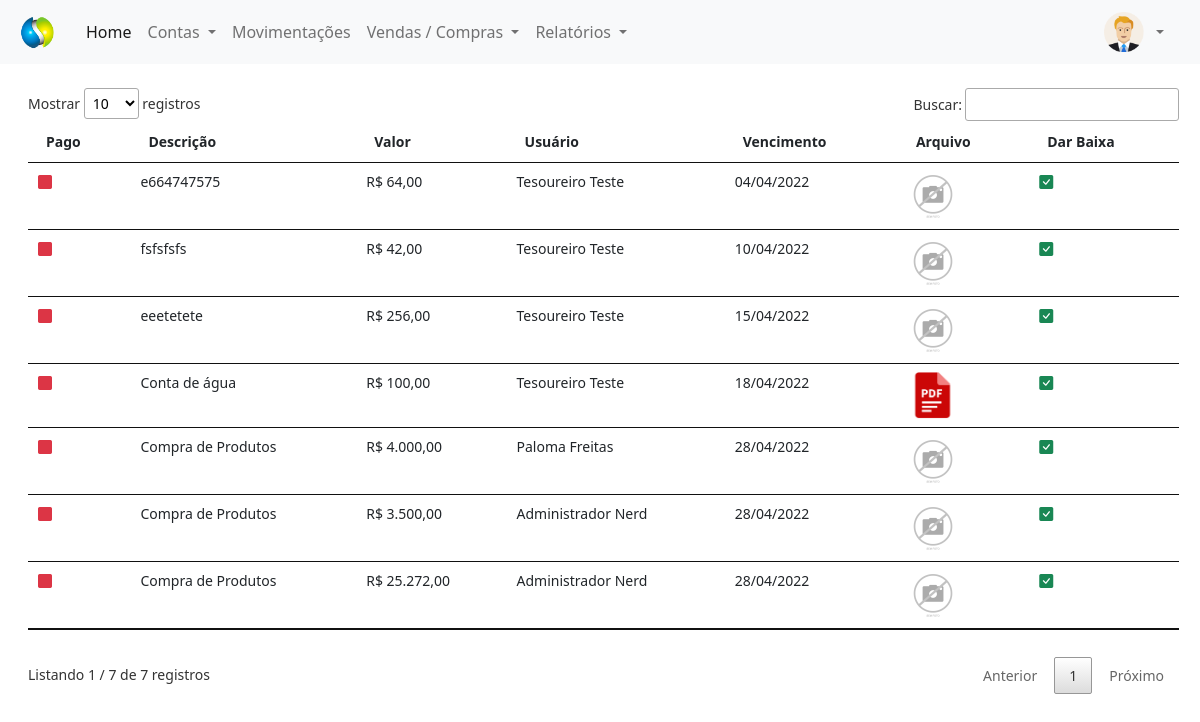
The app's page /painel-tesoureiro/index.php?pagina=contas_pagar_vencidas (signed in) with its own data.
### tables this page shows
CREATE TABLE `contas_pagar` (
  `id` int(11) NOT NULL,
  `descricao` varchar(100) NOT NULL,
  `valor` decimal(8,2) NOT NULL,
  `usuario` int(11) NOT NULL,
  `pago` varchar(5) NOT NULL,
  `data` date NOT NULL,
  `vencimento` date NOT NULL,
  `arquivo` varchar(150) DEFAULT NULL,
  `id_compra` int(11) NOT NULL
);

CREATE TABLE `usuarios` (
  `id` int(11) NOT NULL,
  `nome` varchar(80) NOT NULL,
  `email` varchar(80) NOT NULL,
  `cpf` varchar(15) NOT NULL,
  `senha` varchar(20) NOT NULL,
  `nivel` varchar(20) NOT NULL
);

### painel-tesoureiro/contas_pagar_vencidas.php (the view, shortened to what this page needs)
<?php
$pag = 'contas_pagar';
require_once('../conexao.php');
?>
<div class="mt-4" style="margin-right:25px">
    <?php
    $query = $pdo->query("SELECT * from contas_pagar where vencimento < curDate() and pago != 'Sim' order by vencimento asc");
    $res = $query->fetchAll(PDO::FETCH_ASSOC);
    $total_reg = @count($res);
    if ($total_reg > 0) {
    ?>
        <small>
            <table id="usuarios" class="table table-hover my-4" style="width:100%">
                <thead>
                    <tr>
                        <th>Pago</th>
                        <th>Descrição</th>
                        <th>Valor</th>
                        <th>Usuário</th>
                        <th>Vencimento</th>
                        <th>Arquivo</th>
                        <th>Dar Baixa</th>
                    </tr>
                </thead>
                <tbody>
                    <?php
                    for ($i = 0; $i < $total_reg; $i++) {
                        $id_usu = $res[$i]['usuario'];
                        $query2 = $pdo->query("SELECT * from usuarios where id = '$id_usu'");
                        $res2 = $query2->fetchAll(PDO::FETCH_ASSOC);
                        $nome_usu = $res2[0]['nome'];
                        $vencimento = $res[$i]['vencimento'];
                        if ($res[$i]['pago'] == 'Sim') {
                            $classe = 'text-success';
                        } else {
                            $classe = 'text-danger';
                        }
                        $extensao = strchr($res[$i]['arquivo'], '.');
                        if ($extensao == '.pdf') {
                            $arquivo_pasta = 'pdf.png';
                        } else {
                            $arquivo_pasta = $res[$i]['arquivo'];
                        }
                    ?>
                        <tr>
                            <td>
                                <i class="bi bi-square-fill <?php echo $classe; ?>"></i>
                            </td>
                            <td>
                                <?php echo $res[$i]['descricao']; ?>
                            </td>
                            <td>
                                R$ <?php echo number_format($res[$i]['valor'], 2, ',', '.'); ?>
                            </td>
                            <td><?php echo $nome_usu ?></td>
                            <td>
                                <?php echo implode('/', array_reverse(explode('-', $vencimento)));
                                ?>
                            </td>
                            <td>
                                <a href="../img/<?php echo $pag ?>/<?php echo $res[$i]['arquivo'] ?>" type="button" title="Ver Arquivo" style="text-decoration: none" target="_blank">
                                    <img src="../img/<?php echo $pag ?>/<?php echo $arquivo_pasta ?>" width="50px">
                                </a>
                            </td>
                            <td>
                                    <a href="index.php?pagina=contas_pagar_vencidas&funcao=baixar&id=<?php echo $res[$i]['id']; ?>" title="Baixar Registro">
                                        <i class="bi bi-check-square-fill text-success" style="text-decoration: none"></i>
                                    </a>
                            </td>
                        </tr>
                    <?php }
                    ?>
                </tbody>
            </table>
        </small>
    <?php } else {
        echo "Não existem dados para serem exibidos!";
    } ?>
</div>

### records on screen
contas_pagar: descricao "e664747575", valor "64,00", usuarios.nome "Tesoureiro Teste", vencimento "04/04/2022", arquivo (picture)
contas_pagar: descricao "fsfsfsfs", valor "42,00", usuarios.nome "Tesoureiro Teste", vencimento "10/04/2022", arquivo (picture)
contas_pagar: descricao "eeetetete", valor "256,00", usuarios.nome "Tesoureiro Teste", vencimento "15/04/2022", arquivo (picture)
contas_pagar: descricao "Conta de água", valor "100,00", usuarios.nome "Tesoureiro Teste", vencimento "18/04/2022", shows a picture
contas_pagar: descricao "Compra de Produtos", valor "4.000,00", usuarios.nome "Paloma Freitas", vencimento "28/04/2022", arquivo (picture)
contas_pagar: descricao "Compra de Produtos", valor "3.500,00", usuarios.nome "Administrador Nerd", vencimento "28/04/2022", arquivo (picture)
contas_pagar: descricao "Compra de Produtos", valor "25.272,00", usuarios.nome "Administrador Nerd", vencimento "28/04/2022", arquivo (picture)
